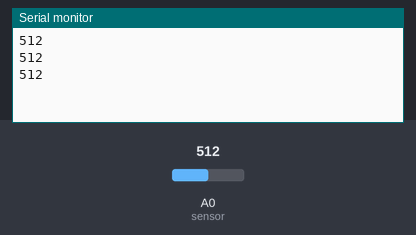
A sketch run on a simulated Arduino Uno, built with avr-gcc and run on an emulated ATmega328P. On the bench: the last lines printed to the serial monitor. The inputs (shaded band) are chosen by the test bench; at power-on: A0 (sensor) = 512.

Above: at 1.3 s.
1.4 s: A0 (sensor) set to 487
At 1.9 s:
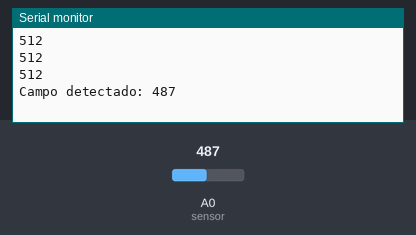
3.5 s: A0 (sensor) set to 510
At 3.9 s:
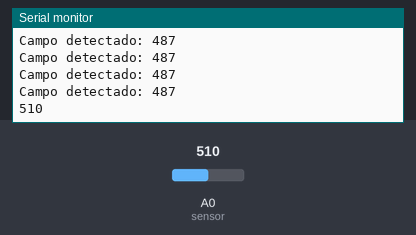

Measured:
- the behaviour switches between 500 and 499 on A0 (sensor) (found by bisection; images 0 and 1)
- after the input at 1.4 s, the serial monitor: prints a new line after 0.10 s (image 1)
- after the input at 3.5 s, the serial monitor: prints a new line at once (image 2)

The sketch:

Sensor_magnetico.ino
```cpp
int SENSOR;   //Se declara el sensor

void setup(){
Serial.begin(9600);   //Se inicializa el monitor serie

}

void loop() {
  SENSOR = analogRead(A0);    //Se declara el pin analogico en el que esta el sensor
  if (SENSOR< 500 || SENSOR >600){    //Si sensor es menor a 500 o mayor a 600
    Serial.print("Campo detectado: ");  //Se escribe que esta un campo detectado
  }
  Serial.println(SENSOR);   //Escribirá en el monitor lo que mide en el sensor
  delay(500);   //Tomará una demora medio segundo

}
```
